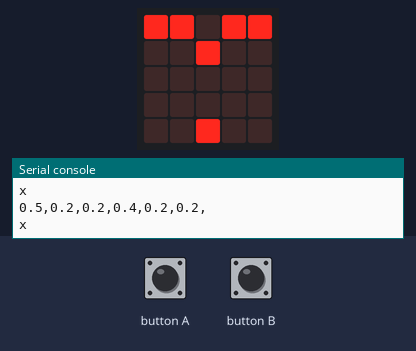
Recording of a program running on a simulated Calliope mini (MakeCode). On the bench: the board's 5×5 LED display, the last lines printed to the serial console. The inputs (shaded band) are chosen by the test bench. Random numbers come from a fixed seed; the short countdown, score and lost-life animations are approximate; the run ends where the board's game-over animation would start. At 6.8 s the program stops and its outputs stay as they are.

Above: at 0.84 s.
1.3 s: button B pressed for 0.15 s
At 4.6 s:
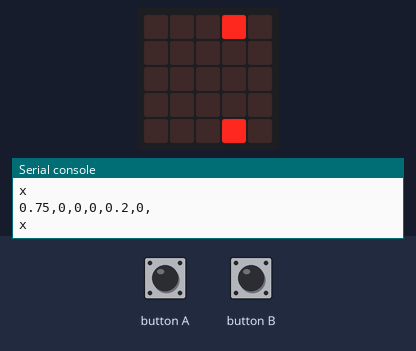
At 7.6 s:
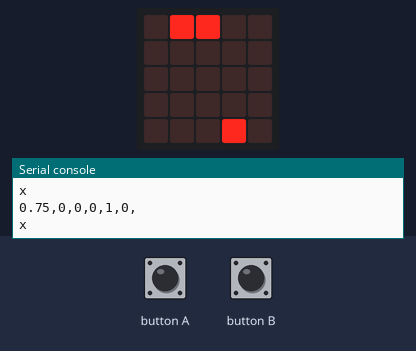
Timing chart, 0 to 8.3 s (numbered marks = the images above; inputs shaded):
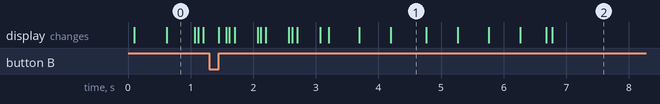

The program:

main.ts
```typescript
function kiSteuerung () {
    Ausgabe_String = ""
    erzeugeSnapshot()
    for (let Index = 0; Index <= 5; Index++) {
        Ausgabe_String = "" + Ausgabe_String + snapshot[Index] + ","
    }
    serial.writeLine(Ausgabe_String)
    // nntest.predict(snapshot, ergebnis)
    if (ergebnis[0] >= 0.5) {
        output = "A"
        buttonA()
    } else {
        if (ergebnis[1] >= 0.5) {
            output = "B"
            buttonB()
        } else {
            output = "x"
        }
    }
    serial.writeLine(output)
}
input.onButtonPressed(Button.A, function () {
    buttonA()
})
function buttonB () {
    if (playerCar.get(LedSpriteProperty.X) < 4) {
        playerCar.change(LedSpriteProperty.X, 1)
    }
}
function buttonA () {
    if (playerCar.get(LedSpriteProperty.X) > 0) {
        playerCar.change(LedSpriteProperty.X, -1)
    }
}
input.onButtonPressed(Button.B, function () {
    buttonB()
})
function erzeugeSnapshot () {
    snapshot = [playerCar.get(LedSpriteProperty.X) / 4, (car1.get(LedSpriteProperty.Y) + 1) / 5, (car2.get(LedSpriteProperty.Y) + 1) / 5, (car3.get(LedSpriteProperty.Y) + 1) / 5, (car4.get(LedSpriteProperty.Y) + 1) / 5, (car5.get(LedSpriteProperty.Y) + 1) / 5]
    if (car1.isDeleted()) {
        snapshot[1] = 0
    }
    if (car2.isDeleted()) {
        snapshot[2] = 0
    }
    if (car3.isDeleted()) {
        snapshot[3] = 0
    }
    if (car4.isDeleted()) {
        snapshot[4] = 0
    }
    if (car5.isDeleted()) {
        snapshot[5] = 0
    }
}
let score = 0
let gameOn = false
let car5: game.LedSprite = null
let car4: game.LedSprite = null
let car3: game.LedSprite = null
let car2: game.LedSprite = null
let car1: game.LedSprite = null
let playerCar: game.LedSprite = null
let output = ""
let snapshot: number[] = []
let Ausgabe_String = ""
let ergebnis: number[] = []
let isConnected = 0
let car = null
ergebnis = [0, 0, 0]
basic.forever(function () {
    basic.pause(100)
    if (gameOn == true) {
        car5 = game.createSprite(4, 0)
        basic.pause(Math.randomRange(0, 5001))
        while (gameOn == true) {
            if (car5.get(LedSpriteProperty.Y) == 4) {
                if (playerCar.isTouching(car5)) {
                    gameOn = false
                } else {
                    score = score + 1
                    car5.delete()
                    basic.pause(Math.randomRange(0, 5001))
                    car5 = game.createSprite(4, 0)
                    basic.pause(500)
                }
            } else {
                car5.change(LedSpriteProperty.Y, 1)
                basic.pause(500)
            }
        }
    }
})
// nntest.fcnnfromjson("{\"params\":[{\"layers\":[6,7,7,3]},{\"act\":\"relu\"}],\"coefs\":[[[2.044017,-2.722454,2.000679,-1.514816,0.333606,-2.761747,-0.0],[0.028879,0.096323,-0.24589,0.015551,0.00977,0.001861,0.0],[-0.070218,-0.472358,0.379994,-0.024475,0.003899,-0.393389,0.0],[-0.74473,-0.013117,0.923773,0.1172,0.654482,0.33238,-0.0],[-0.03287,0.362568,0.806845,-0.332245,-0.198489,0.397769,0.0],[0.02064,0.011437,-0.209757,0.022583,0.077942,-0.015708,0.0]],[[-0.0,0.563227,-0.0,-0.196192,-2.71285,2.666878,1.751509],[0.0,-0.0,-0.0,1.679954,1.483361,-2.497833,-0.268884],[-0.0,0.118874,-0.0,-1.440332,-0.33425,0.058711,0.811402],[0.0,-5.311466,0.0,-0.468864,0.057601,-0.743952,1.867721],[-0.0,0.394793,-0.0,-0.382019,-0.52901,3.864352,1.189382],[0.0,-6.229019,0.0,2.250281,1.383958,2.699693,0.394597],[-0.0,-0.0,-0.0,-0.0,-0.0,0.0,-0.0]],[[-0.0,-0.0,0.0],[1.111976,2.797596,-2.238281],[0.0,-0.0,-0.0],[-6.529347,0.144358,3.030409],[3.251293,1.944163,-2.400912],[1.324108,-3.076313,1.005805],[-1.958187,-0.03444,2.36584]]],\"intercepts\":[[-0.449843,0.772355,-0.254264,1.384457,-0.668279,1.448058,-0.658712],[-0.591404,1.820663,-0.630498,0.797055,1.109102,0.036825,-1.220646],[-0.320211,1.158411,-1.175748]]}")
basic.forever(function () {
    basic.pause(100)
    if (gameOn == true) {
        car4 = game.createSprite(3, 0)
        basic.pause(Math.randomRange(0, 5001))
        while (gameOn == true) {
            if (car4.get(LedSpriteProperty.Y) == 4) {
                if (playerCar.isTouching(car4)) {
                    gameOn = false
                } else {
                    score = score + 1
                    car4.delete()
                    basic.pause(Math.randomRange(0, 5001))
                    car4 = game.createSprite(3, 0)
                    basic.pause(500)
                }
            } else {
                car4.change(LedSpriteProperty.Y, 1)
                basic.pause(500)
            }
        }
    }
})
basic.forever(function () {
    basic.pause(100)
    if (gameOn == true) {
        car3 = game.createSprite(2, 0)
        basic.pause(Math.randomRange(0, 5001))
        while (gameOn == true) {
            if (car3.get(LedSpriteProperty.Y) == 4) {
                if (playerCar.isTouching(car3)) {
                    gameOn = false
                } else {
                    score = score + 1
                    car3.delete()
                    basic.pause(Math.randomRange(0, 5001))
                    car3 = game.createSprite(2, 0)
                    basic.pause(500)
                }
            } else {
                car3.change(LedSpriteProperty.Y, 1)
                basic.pause(500)
            }
        }
    }
})
basic.forever(function () {
    basic.pause(100)
    if (gameOn == true) {
        car1 = game.createSprite(0, 0)
        basic.pause(Math.randomRange(0, 5001))
        while (gameOn == true) {
            if (car1.get(LedSpriteProperty.Y) == 4) {
                if (playerCar.isTouching(car1)) {
                    gameOn = false
                } else {
                    score = score + 1
                    car1.delete()
                    basic.pause(Math.randomRange(0, 5001))
                    car1 = game.createSprite(0, 0)
                    basic.pause(500)
                }
            } else {
                car1.change(LedSpriteProperty.Y, 1)
                basic.pause(500)
            }
        }
    }
})
basic.forever(function () {
    basic.pause(100)
    if (gameOn == true) {
        car2 = game.createSprite(1, 0)
        basic.pause(Math.randomRange(0, 5001))
        while (gameOn == true) {
            if (car2.get(LedSpriteProperty.Y) == 4) {
                if (playerCar.isTouching(car2)) {
                    gameOn = false
                } else {
                    score = score + 1
                    car2.delete()
                    basic.pause(Math.randomRange(0, 5001))
                    car2 = game.createSprite(1, 0)
                    basic.pause(500)
                }
            } else {
                car2.change(LedSpriteProperty.Y, 1)
                basic.pause(500)
            }
        }
    }
})
control.inBackground(function () {
    score = 0
    playerCar = game.createSprite(2, 4)
    gameOn = true
    while (gameOn == true) {
        basic.pause(100)
    }
    game.addScore(score)
    game.gameOver()
})
control.inBackground(function () {
    while (true) {
        basic.pause(200)
        if (gameOn == true) {
            kiSteuerung()
        }
    }
})
```

test.ts
```typescript
// Hier kann man Tests durchführen; diese Datei wird nicht kompiliert, wenn dieses Paket als Erweiterung verwendet wird.
```

Measured:
- what the display in image 0 shows lasts 0.5 s, from 0.6 s to 1.1 s
- what the display in image 1 shows lasts 0.6 s, from 4.2 s to 4.8 s
